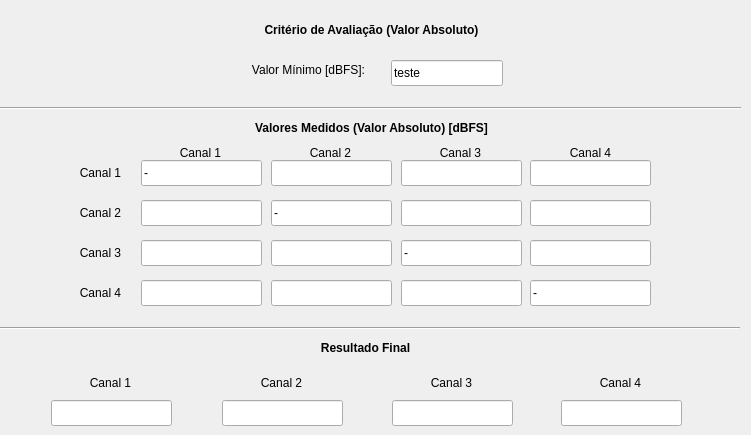
   <widget class="QWidget" name="Tab_Crosstalk">
    <attribute name="title">
     <string>CROSSTALK</string>
    </attribute>
    <widget class="QLabel" name="label_50">
     <property name="geometry">
      <rect>
       <x>243</x>
       <y>60</y>
       <width>131</width>
       <height>21</height>
      </rect>
     </property>
     <property name="text">
      <string>&lt;html&gt;&lt;head/&gt;&lt;body&gt;&lt;p align=&quot;center&quot;&gt;Valor Mínimo [dBFS]:&lt;/p&gt;&lt;/body&gt;&lt;/html&gt;</string>
     </property>
    </widget>
    <widget class="QLabel" name="label_65">
     <property name="geometry">
      <rect>
       <x>140</x>
       <y>140</y>
       <width>121</width>
       <height>26</height>
      </rect>
     </property>
     <property name="text">
      <string>&lt;html&gt;&lt;head/&gt;&lt;body&gt;&lt;p align=&quot;center&quot;&gt;Canal 1&lt;/p&gt;&lt;/body&gt;&lt;/html&gt;</string>
     </property>
    </widget>
    <widget class="QLabel" name="label_66">
     <property name="geometry">
      <rect>
       <x>1</x>
       <y>20</y>
       <width>741</width>
       <height>20</height>
      </rect>
     </property>
     <property name="text">
      <string>&lt;html&gt;&lt;head/&gt;&lt;body&gt;&lt;p align=&quot;center&quot;&gt;&lt;span style=&quot; font-weight:600;&quot;&gt;Critério de Avaliação (Valor Absoluto)&lt;/span&gt;&lt;/p&gt;&lt;/body&gt;&lt;/html&gt;</string>
     </property>
    </widget>
    <widget class="QLabel" name="label_67">
     <property name="geometry">
      <rect>
       <x>221</x>
       <y>370</y>
       <width>121</width>
       <height>26</height>
      </rect>
     </property>
     <property name="text">
      <string>&lt;html&gt;&lt;head/&gt;&lt;body&gt;&lt;p align=&quot;center&quot;&gt;Canal 2&lt;/p&gt;&lt;/body&gt;&lt;/html&gt;</string>
     </property>
    </widget>
    <widget class="QLabel" name="label_68">
     <property name="geometry">
      <rect>
       <x>1</x>
       <y>120</y>
       <width>741</width>
       <height>16</height>
      </rect>
     </property>
     <property name="text">
      <string>&lt;html&gt;&lt;head/&gt;&lt;body&gt;&lt;p align=&quot;center&quot;&gt;&lt;span style=&quot; font-weight:600;&quot;&gt;Valores Medidos (Valor Absoluto) [dBFS]&lt;/span&gt;&lt;/p&gt;&lt;/body&gt;&lt;/html&gt;</string>
     </property>
    </widget>
    <widget class="QLabel" name="label_69">
     <property name="geometry">
      <rect>
       <x>50</x>
       <y>370</y>
       <width>121</width>
       <height>26</height>
      </rect>
     </property>
     <property name="text">
      <string>&lt;html&gt;&lt;head/&gt;&lt;body&gt;&lt;p align=&quot;center&quot;&gt;Canal 1&lt;/p&gt;&lt;/body&gt;&lt;/html&gt;</string>
     </property>
    </widget>
    <widget class="QLineEdit" name="CROSSTALK_RESULT_CH4">
     <property name="geometry">
      <rect>
       <x>561</x>
       <y>400</y>
       <width>121</width>
       <height>26</height>
      </rect>
     </property>
    </widget>
    <widget class="QLineEdit" name="CROSSTALK_VALOR_MEDIDO_CH1_3">
     <property name="geometry">
      <rect>
       <x>401</x>
       <y>160</y>
       <width>121</width>
       <height>26</height>
      </rect>
     </property>
    </widget>
    <widget class="QLabel" name="label_70">
     <property name="geometry">
      <rect>
       <x>270</x>
       <y>140</y>
       <width>121</width>
       <height>26</height>
      </rect>
     </property>
     <property name="text">
      <string>&lt;html&gt;&lt;head/&gt;&lt;body&gt;&lt;p align=&quot;center&quot;&gt;Canal 2&lt;/p&gt;&lt;/body&gt;&lt;/html&gt;</string>
     </property>
    </widget>
    <widget class="QLineEdit" name="CROSSTALK_VALOR_MEDIDO_CH1_1">
     <property name="geometry">
      <rect>
       <x>141</x>
       <y>160</y>
       <width>121</width>
       <height>26</height>
      </rect>
     </property>
     <property name="text">
      <string>-</string>
     </property>
     <property name="alignment">
      <set>Qt::AlignJustify|Qt::AlignVCenter</set>
     </property>
    </widget>
    <widget class="QLabel" name="label_71">
     <property name="geometry">
      <rect>
       <x>391</x>
       <y>370</y>
       <width>121</width>
       <height>26</height>
      </rect>
     </property>
     <property name="text">
      <string>&lt;html&gt;&lt;head/&gt;&lt;body&gt;&lt;p align=&quot;center&quot;&gt;Canal 3&lt;/p&gt;&lt;/body&gt;&lt;/html&gt;</string>
     </property>
    </widget>
    <widget class="QLineEdit" name="CROSSTALK_RESULT_CH2">
     <property name="geometry">
      <rect>
       <x>222</x>
       <y>400</y>
       <width>121</width>
       <height>26</height>
      </rect>
     </property>
    </widget>
    <widget class="QLabel" name="label_72">
     <property name="geometry">
      <rect>
       <x>400</x>
       <y>140</y>
       <width>121</width>
       <height>26</height>
      </rect>
     </property>
     <property name="text">
      <string>&lt;html&gt;&lt;head/&gt;&lt;body&gt;&lt;p align=&quot;center&quot;&gt;Canal 3&lt;/p&gt;&lt;/body&gt;&lt;/html&gt;</string>
     </property>
    </widget>
    <widget class="QLineEdit" name="CROSSTALK_CRITERIO">
     <property name="geometry">
      <rect>
       <x>391</x>
       <y>60</y>
       <width>112</width>
       <height>26</height>
      </rect>
     </property>
     <property name="text">
      <string>teste</string>
     </property>
    </widget>
    <widget class="QLabel" name="label_73">
     <property name="geometry">
      <rect>
       <x>560</x>
       <y>370</y>
       <width>121</width>
       <height>26</height>
      </rect>
     </property>
     <property name="text">
      <string>&lt;html&gt;&lt;head/&gt;&lt;body&gt;&lt;p align=&quot;center&quot;&gt;Canal 4&lt;/p&gt;&lt;/body&gt;&lt;/html&gt;</string>
     </property>
    </widget>
    <widget class="QLineEdit" name="CROSSTALK_RESULT_CH3">
     <property name="geometry">
      <rect>
       <x>392</x>
       <y>400</y>
       <width>121</width>
       <height>26</height>
      </rect>
     </property>
    </widget>
    <widget class="QLineEdit" name="CROSSTALK_VALOR_MEDIDO_CH1_2">
     <property name="geometry">
      <rect>
       <x>271</x>
       <y>160</y>
       <width>121</width>
       <height>26</height>
      </rect>
     </property>
    </widget>
    <widget class="QLineEdit" name="CROSSTALK_RESULT_CH1">
     <property name="geometry">
      <rect>
       <x>51</x>
       <y>400</y>
       <width>121</width>
       <height>26</height>
      </rect>
     </property>
    </widget>
    <widget class="QLabel" name="label_75">
     <property name="geometry">
      <rect>
       <x>0</x>
       <y>340</y>
       <width>731</width>
       <height>16</height>
      </rect>
     </property>
     <property name="text">
      <string>&lt;html&gt;&lt;head/&gt;&lt;body&gt;&lt;p align=&quot;center&quot;&gt;&lt;span style=&quot; font-weight:600;&quot;&gt;Resultado Final&lt;/span&gt;&lt;/p&gt;&lt;/body&gt;&lt;/html&gt;</string>
     </property>
    </widget>
    <widget class="Line" name="line_9">
     <property name="geometry">
      <rect>
       <x>-1</x>
       <y>320</y>
       <width>741</width>
       <height>16</height>
      </rect>
     </property>
     <property name="orientation">
      <enum>Qt::Horizontal</enum>
     </property>
    </widget>
    <widget class="Line" name="line_10">
     <property name="geometry">
      <rect>
       <x>0</x>
       <y>100</y>
       <width>741</width>
       <height>16</height>
      </rect>
     </property>
     <property name="orientation">
      <enum>Qt::Horizontal</enum>
     </property>
    </widget>
    <widget class="QLabel" name="label_83">
     <property name="geometry">
      <rect>
       <x>70</x>
       <y>160</y>
       <width>61</width>
       <height>26</height>
      </rect>
     </property>
     <property name="text">
      <string>&lt;html&gt;&lt;head/&gt;&lt;body&gt;&lt;p align=&quot;center&quot;&gt;Canal 1&lt;/p&gt;&lt;/body&gt;&lt;/html&gt;</string>
     </property>
    </widget>
    <widget class="QLineEdit" name="CROSSTALK_VALOR_MEDIDO_CH2_3">
     <property name="geometry">
      <rect>
       <x>401</x>
       <y>200</y>
       <width>121</width>
       <height>26</height>
      </rect>
     </property>
    </widget>
    <widget class="QLineEdit" name="CROSSTALK_VALOR_MEDIDO_CH2_2">
     <property name="geometry">
      <rect>
       <x>271</x>
       <y>200</y>
       <width>121</width>
       <height>26</height>
      </rect>
     </property>
     <property name="text">
      <string>-</string>
     </property>
    </widget>
    <widget class="QLineEdit" name="CROSSTALK_VALOR_MEDIDO_CH2_1">
     <property name="geometry">
      <rect>
       <x>141</x>
       <y>200</y>
       <width>121</width>
       <height>26</height>
      </rect>
     </property>
    </widget>
    <widget class="QLineEdit" name="CROSSTALK_VALOR_MEDIDO_CH3_3">
     <property name="geometry">
      <rect>
       <x>401</x>
       <y>240</y>
       <width>121</width>
       <height>26</height>
      </rect>
     </property>
     <property name="text">
      <string>-</string>
     </property>
    </widget>
    <widget class="QLineEdit" name="CROSSTALK_VALOR_MEDIDO_CH3_2">
     <property name="geometry">
      <rect>
       <x>271</x>
       <y>240</y>
       <width>121</width>
       <height>26</height>
      </rect>
     </property>
    </widget>
    <widget class="QLineEdit" name="CROSSTALK_VALOR_MEDIDO_CH3_1">
     <property name="geometry">
      <rect>
       <x>141</x>
       <y>240</y>
       <width>121</width>
       <height>26</height>
      </rect>
     </property>
    </widget>
    <widget class="QLineEdit" name="CROSSTALK_VALOR_MEDIDO_CH4_3">
     <property name="geometry">
      <rect>
       <x>401</x>
       <y>280</y>
       <width>121</width>
       <height>26</height>
      </rect>
     </property>
    </widget>
    <widget class="QLineEdit" name="CROSSTALK_VALOR_MEDIDO_CH4_2">
     <property name="geometry">
      <rect>
       <x>271</x>
       <y>280</y>
       <width>121</width>
       <height>26</height>
      </rect>
     </property>
    </widget>
    <widget class="QLineEdit" name="CROSSTALK_VALOR_MEDIDO_CH4_1">
     <property name="geometry">
      <rect>
       <x>141</x>
       <y>280</y>
       <width>121</width>
       <height>26</height>
      </rect>
     </property>
    </widget>
    <widget class="QLabel" name="label_98">
     <property name="geometry">
      <rect>
       <x>70</x>
       <y>200</y>
       <width>61</width>
       <height>26</height>
      </rect>
     </property>
     <property name="text">
      <string>&lt;html&gt;&lt;head/&gt;&lt;body&gt;&lt;p align=&quot;center&quot;&gt;Canal 2&lt;/p&gt;&lt;/body&gt;&lt;/html&gt;</string>
     </property>
    </widget>
    <widget class="QLabel" name="label_102">
     <property name="geometry">
      <rect>
       <x>70</x>
       <y>240</y>
       <width>61</width>
       <height>26</height>
      </rect>
     </property>
     <property name="text">
      <string>&lt;html&gt;&lt;head/&gt;&lt;body&gt;&lt;p align=&quot;center&quot;&gt;Canal 3&lt;/p&gt;&lt;/body&gt;&lt;/html&gt;</string>
     </property>
    </widget>
    <widget class="QLabel" name="label_107">
     <property name="geometry">
      <rect>
       <x>70</x>
       <y>280</y>
       <width>61</width>
       <height>26</height>
      </rect>
     </property>
     <property name="text">
      <string>&lt;html&gt;&lt;head/&gt;&lt;body&gt;&lt;p align=&quot;center&quot;&gt;Canal 4&lt;/p&gt;&lt;/body&gt;&lt;/html&gt;</string>
     </property>
    </widget>
    <widget class="QLineEdit" name="CROSSTALK_VALOR_MEDIDO_CH1_4">
     <property name="geometry">
      <rect>
       <x>530</x>
       <y>160</y>
       <width>121</width>
       <height>26</height>
      </rect>
     </property>
    </widget>
    <widget class="QLineEdit" name="CROSSTALK_VALOR_MEDIDO_CH4_4">
     <property name="geometry">
      <rect>
       <x>530</x>
       <y>280</y>
       <width>121</width>
       <height>26</height>
      </rect>
     </property>
     <property name="text">
      <string>-</string>
     </property>
    </widget>
    <widget class="QLineEdit" name="CROSSTALK_VALOR_MEDIDO_CH3_4">
     <property name="geometry">
      <rect>
       <x>530</x>
       <y>240</y>
       <width>121</width>
       <height>26</height>
      </rect>
     </property>
    </widget>
    <widget class="QLineEdit" name="CROSSTALK_VALOR_MEDIDO_CH2_4">
     <property name="geometry">
      <rect>
       <x>530</x>
       <y>200</y>
       <width>121</width>
       <height>26</height>
      </rect>
     </property>
    </widget>
    <widget class="QLabel" name="label_74">
     <property name="geometry">
      <rect>
       <x>530</x>
       <y>140</y>
       <width>121</width>
       <height>26</height>
      </rect>
     </property>
     <property name="text">
      <string>&lt;html&gt;&lt;head/&gt;&lt;body&gt;&lt;p align=&quot;center&quot;&gt;Canal 4&lt;/p&gt;&lt;/body&gt;&lt;/html&gt;</string>
     </property>
    </widget>
   </widget>
